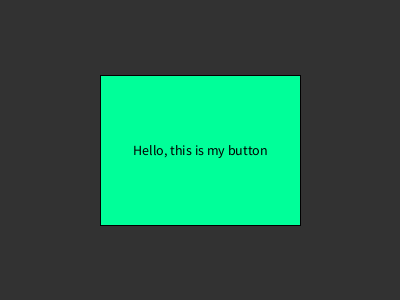
Frame 1 (no input)
Frame 60 (the mouse pressed at the canvas centre just before this capture): identical to frame 1, image omitted
Frame 120 (the mouse held since frame 60 and released just before this capture): identical to frame 1, image omitted

The Processing sketch that drew this single still picture (run headless with seeded random() and noise(); from frame 60 on, the mouse is pressed at the canvas centre):

// Processing sketch: lab1
// ── lab1.pde
public class Button {
  int Width;
  int Height;
  int centerX;
  int centerY;
  int state;
  String label;
  color backgroundColor;
  
  public Button(int w, int h, int x, int y, color c) {
    Width = w;
    Height = h;
    centerX = x;
    centerY = y;
    label = t1;
    backgroundColor = c;
    state = 0;
  }
  
  public void setLabel(String l) {
    label = l;
  }
  
  public void setWidth(int w) {
    Width = w;
  }
  
  public void setHeight(int h) {
    Height = h;
  }
  
  boolean clickedOn(int x, int y){
    if ((x < (centerX + (Width / 2)) && (x > (centerX - (Width / 2)))) &&
        (y < (centerY + (Height / 2)) && (y > (centerY - (Height / 2))))) {
          return true;
        } else {
          return false;
        }
  }
  
  void transition() {
    state = (state + 1) % 3;
    if (state == 0) {
      label = t1;
      backgroundColor = c1;
      Width = width / 2;
      Height = height / 2;
    } else if (state == 1) {
      label = t2;
      backgroundColor = c2;
      Width = width / 3;
      Height = height / 3;
    } else if (state == 2) {
      label = t3;
      backgroundColor = c3;
      Width = width / 4;
      Height = height / 4;
    };
  }
  void render() {
    rectMode(CENTER);
    fill(backgroundColor);
    rect(centerX, centerY, Width, Height);
    fill(0);
    textSize(14);
    textAlign(CENTER,CENTER);
    text(label, centerX, centerY);
  }
}

Button b1;
String t1 = "Hello, this is my button";
String t2 = "Why'd you click?";
String t3 = "Jeez, stop it";
color c1 = color(0, 255, 153);
color c2 = color(255, 255, 153);
color c3 = color(255, 80, 80);

void setup () {
  size(400, 300);
  rectMode(CENTER);
  b1 = new Button(width/2, height/2, width/2, height/2, c1);
}

void draw () {
  background(50);
  b1.render();
}

void mouseClicked () {
  if (b1.clickedOn(mouseX, mouseY)){
    clear();
    b1.transition();
  }
}
